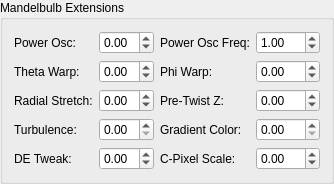
    <widget class="MyGroupBox" name="groupCheck_transf_mb_params_false">
     <property name="title"><string>Mandelbulb Extensions</string></property>
     <property name="checked"><bool>false</bool></property>
     <layout class="QGridLayout">
      <item row="0" column="0">
       <widget class="QLabel"><property name="text"><string>Power Osc:</string></property></widget>
      </item>
      <item row="0" column="1">
       <widget class="MyDoubleSpinBox" name="spinbox_transf_mb_power_osc">
        <property name="minimum"><double>-5.0</double></property><property name="maximum"><double>5.0</double></property>
        <property name="singleStep"><double>0.01</double></property><property name="value"><double>0.0</double></property>
       </widget>
      </item>
      <item row="0" column="2">
       <widget class="QLabel"><property name="text"><string>Power Osc Freq:</string></property></widget>
      </item>
      <item row="0" column="3">
       <widget class="MyDoubleSpinBox" name="spinbox_transf_mb_power_osc_freq">
        <property name="minimum"><double>0.01</double></property><property name="maximum"><double>50.0</double></property>
        <property name="singleStep"><double>0.1</double></property><property name="value"><double>1.0</double></property>
       </widget>
      </item>
      <item row="1" column="0">
       <widget class="QLabel"><property name="text"><string>Theta Warp:</string></property></widget>
      </item>
      <item row="1" column="1">
       <widget class="MyDoubleSpinBox" name="spinbox_transf_mb_theta_warp">
        <property name="minimum"><double>-5.0</double></property><property name="maximum"><double>5.0</double></property>
        <property name="singleStep"><double>0.01</double></property><property name="value"><double>0.0</double></property>
       </widget>
      </item>
      <item row="1" column="2">
       <widget class="QLabel"><property name="text"><string>Phi Warp:</string></property></widget>
      </item>
      <item row="1" column="3">
       <widget class="MyDoubleSpinBox" name="spinbox_transf_mb_phi_warp">
        <property name="minimum"><double>-5.0</double></property><property name="maximum"><double>5.0</double></property>
        <property name="singleStep"><double>0.01</double></property><property name="value"><double>0.0</double></property>
       </widget>
      </item>
      <item row="2" column="0">
       <widget class="QLabel"><property name="text"><string>Radial Stretch:</string></property></widget>
      </item>
      <item row="2" column="1">
       <widget class="MyDoubleSpinBox" name="spinbox_transf_mb_radial_stretch">
        <property name="minimum"><double>-2.0</double></property><property name="maximum"><double>2.0</double></property>
        <property name="singleStep"><double>0.01</double></property><property name="value"><double>0.0</double></property>
       </widget>
      </item>
      <item row="2" column="2">
       <widget class="QLabel"><property name="text"><string>Pre-Twist Z:</string></property></widget>
      </item>
      <item row="2" column="3">
       <widget class="MyDoubleSpinBox" name="spinbox_transf_mb_pre_twist_z">
        <property name="minimum"><double>-90.0</double></property><property name="maximum"><double>90.0</double></property>
        <property name="singleStep"><double>1.0</double></property><property name="value"><double>0.0</double></property>
       </widget>
      </item>
      <item row="3" column="0">
       <widget class="QLabel"><property name="text"><string>Turbulence:</string></property></widget>
      </item>
      <item row="3" column="1">
       <widget class="MyDoubleSpinBox" name="spinbox_transf_mb_turbulence">
        <property name="minimum"><double>0.0</double></property><property name="maximum"><double>5.0</double></property>
        <property name="singleStep"><double>0.001</double></property><property name="value"><double>0.0</double></property>
       </widget>
      </item>
      <item row="3" column="2">
       <widget class="QLabel"><property name="text"><string>Gradient Color:</string></property></widget>
      </item>
      <item row="3" column="3">
       <widget class="MyDoubleSpinBox" name="spinbox_transf_mb_gradient_color">
        <property name="minimum"><double>0.0</double></property><property name="maximum"><double>100.0</double></property>
        <property name="singleStep"><double>0.1</double></property><property name="value"><double>0.0</double></property>
       </widget>
      </item>
      <item row="4" column="0">
       <widget class="QLabel"><property name="text"><string>DE Tweak:</string></property></widget>
      </item>
      <item row="4" column="1">
       <widget class="MyDoubleSpinBox" name="spinbox_transf_mb_de_tweak">
        <property name="minimum"><double>-5.0</double></property><property name="maximum"><double>5.0</double></property>
        <property name="singleStep"><double>0.01</double></property><property name="value"><double>0.0</double></property>
       </widget>
      </item>
      <item row="4" column="2">
       <widget class="QLabel"><property name="text"><string>C-Pixel Scale:</string></property></widget>
      </item>
      <item row="4" column="3">
       <widget class="MyDoubleSpinBox" name="spinbox_transf_mb_cpixel_scale">
        <property name="minimum"><double>-5.0</double></property><property name="maximum"><double>5.0</double></property>
        <property name="singleStep"><double>0.01</double></property><property name="value"><double>0.0</double></property>
       </widget>
      </item>
     </layout>
    </widget>
